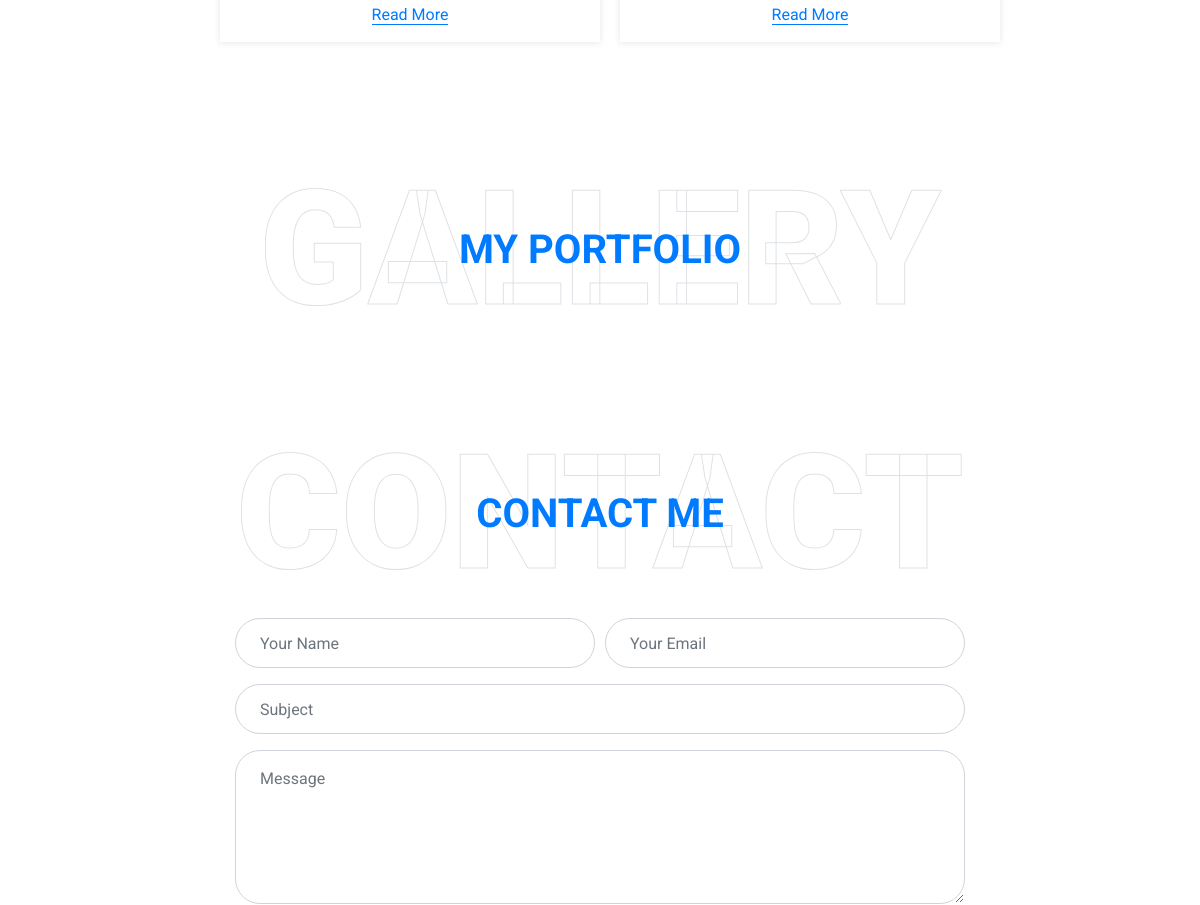
The app's page / (middle part), older data.
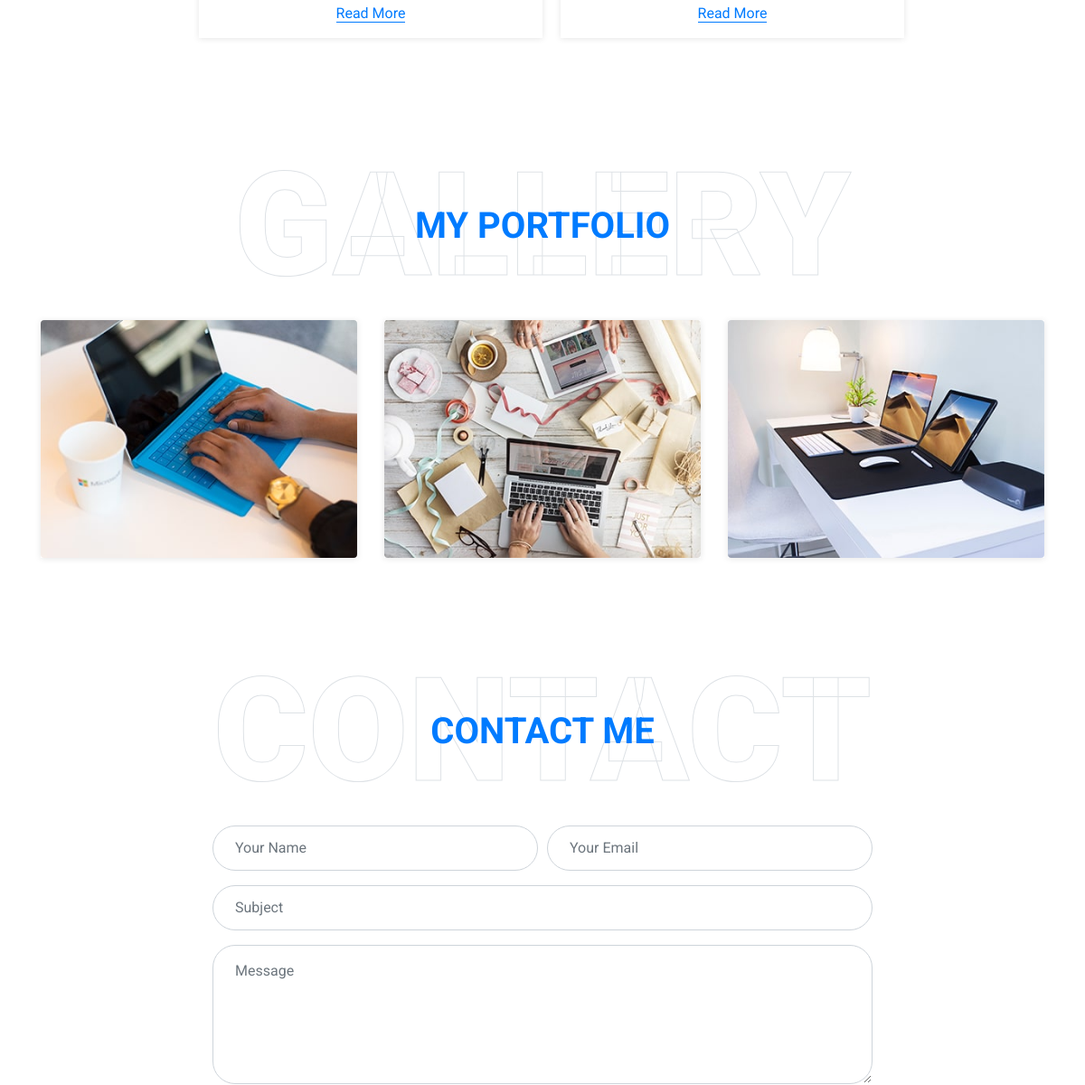
The same page, newer data.
### service/models.py (models this page shows)
class service_model(models.Model):
    service_title = models.CharField(max_length=50)
    service_description = models.TextField()
    service_icon = models.CharField(max_length=100)

### myportfolio/models.py (models this page shows)
class myportfolio_model(models.Model):
    myportfolio_number=models.IntegerField(null=True)
    myportfolio_img = models.ImageField(
        upload_to="myportfolio_img", null=True, default=None, max_length=500)
    myportfolio_img_alt_text=models.CharField(max_length=200,null=True,default="portfolio")

### abhifolio/views.py (the view, shortened to what this page needs)
# urls.py: 2. Add a URL to urlpatterns:  path('', views.home, name='home')
def home(request):
    header_model_data = header_model.objects.all()[:1]
    about_model_data = about_model.objects.all()[:1]
    service_model_data = service_model.objects.all()
    myportfolio_model_data = myportfolio_model.objects.all()
    skill_model_data = skill_model.objects.all()
    submitted = False
    data = {
        'header_model_data': header_model_data,
        'about_model_data': about_model_data,
        'service_model_data': service_model_data,
        'myportfolio_model_data': myportfolio_model_data,
        'skill_model_data': skill_model_data,
        'submitted': submitted
    }
    return render(request, 'index.html', data)

### templates/index.html (shortened to what this page needs)
{% extends "base.html" %}
{% block mainContent %}
<body data-spy="scroll" data-target=".navbar" data-offset="51">
    <div class="container-fluid pt-5" id="service">
        <div class="container">
            <div class="row pb-3 align-items-center justify-content-center">
                {% for i in service_model_data %}
                <div class="service-box col-lg-4 col-md-6 text-center mb-5">
                    <a class="border-bottom border-primary text-decoration-none" href="">Read More</a>
                </div>
                {% endfor %}
            </div>
        </div>
    </div>
    <div class="container-fluid pt-5 pb-3" id="portfolio">
        <div class="container">
            <div class="position-relative d-flex align-items-center justify-content-center">
                <h1 class="display-1 text-uppercase text-white" style="-webkit-text-stroke: 1px #dee2e6;">Gallery</h1>
                <h1 class="position-absolute text-uppercase text-primary">My Portfolio</h1>
            </div>
            <div class="row portfolio-container">
                {% for i in myportfolio_model_data %}
                <div class="col-lg-4 col-md-6 mb-4 portfolio-item first">
                    <div class="position-relative overflow-hidden mb-2 port-img-shadow">
                        <a href="#"> <img class="img-fluid rounded w-100" src="/media/{{i.myportfolio_img}}" alt=""></a>
                    </div>
                </div>
                {% endfor %}
            </div>
        </div>
    </div>
    <div class="container-fluid py-5" id="contact">
        <div class="container">
            <div class="position-relative d-flex align-items-center justify-content-center">
                <h1 class="display-1 text-uppercase text-white" style="-webkit-text-stroke: 1px #dee2e6;">Contact</h1>
                <h1 class="position-absolute text-uppercase text-primary">Contact Me</h1>
            </div>
            <div class="row justify-content-center">
                <div class="col-lg-8">
                    <div class="contact-form text-center">
                        <form name="sentMessage" id="contactForm" method="POST">
                            <div class="form-row">
                                <div class="control-group col-sm-6">
                                    <input type="text" class="form-control p-4" id="name" name="name"placeholder="Your Name"
                                        required="required">
                                </div>
                                <div class="control-group col-sm-6">
                                    <input type="email" class="form-control p-4" id="email"name="email" placeholder="Your Email"
                                        required="required">
                                </div>
                            </div>
                            <div class="control-group mt-3">
                                <input type="text" class="form-control p-4" id="subject"name="subject" placeholder="Subject"
                                    required="required" />
                            </div>
                            <div class="control-group mt-3">
                                <textarea class="form-control py-3 px-4" rows="5" id="message"name="message" placeholder="Message"
                                    required="required"></textarea>
                            </div>
                        </form>
                    </div>
                </div>
            </div>
        </div>
    </div>
    {% endblock mainContent %}

Row changes from the older to the newer data that the page shows:
added myportfolio_model: myportfolio_img (picture)
added myportfolio_model: myportfolio_img (picture)
added myportfolio_model: myportfolio_img (picture)
